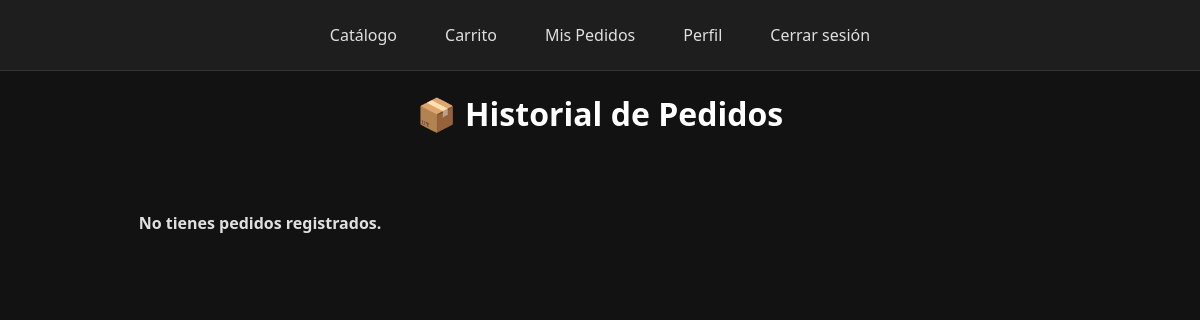
Page /pedidos/ (signed in) on the earlier database version.
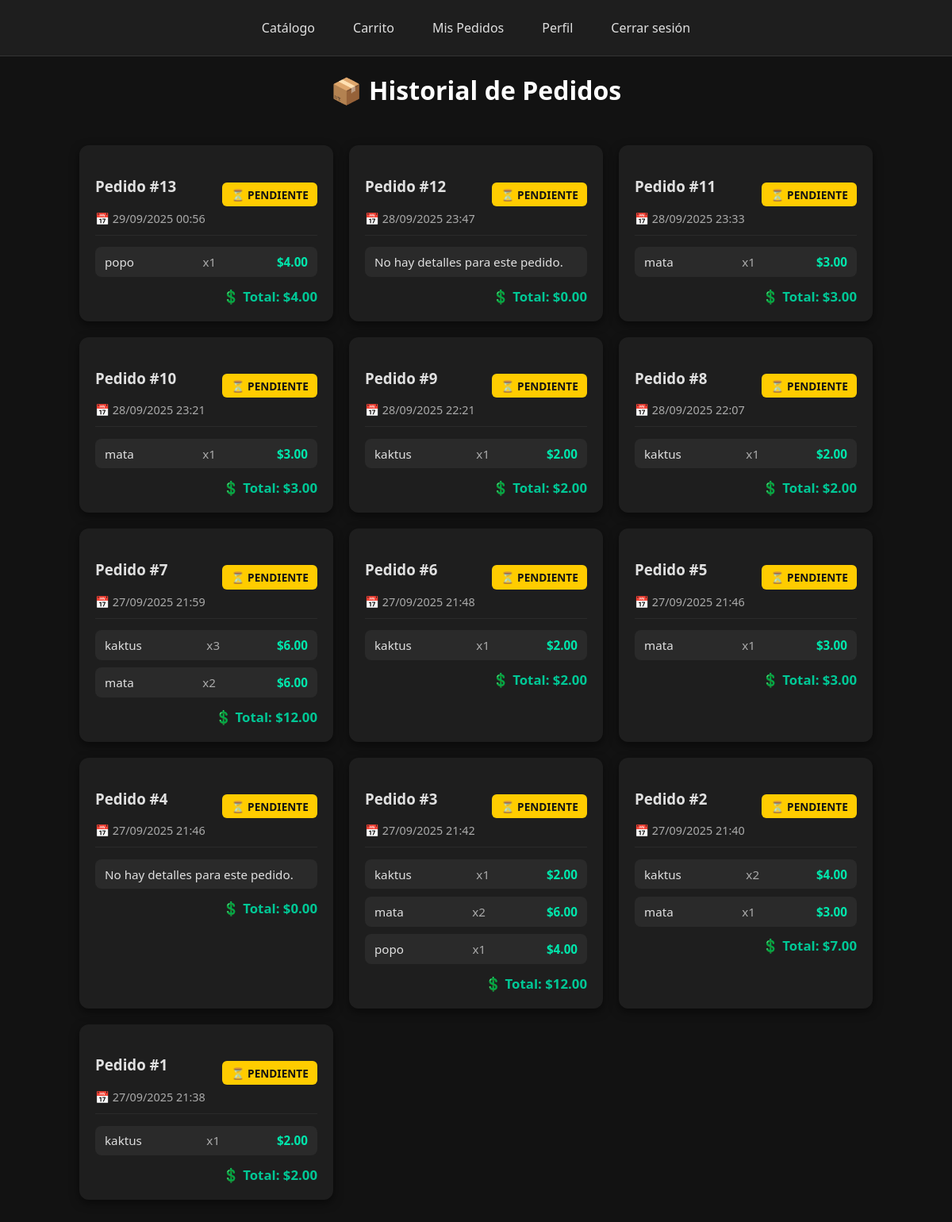
Same page on the later database version.
### core/models.py (models this page shows, shortened)
class Pedido(models.Model):
    ESTADO_CHOICES = [
        ('P', 'Pendiente'),
        ('E', 'Enviado'),
        ('C', 'Completado'),
        ('A', 'Cancelado'),
    ]
    cliente = models.ForeignKey(
        Cliente,
        on_delete=models.CASCADE,
        related_name='pedidos'
    )
    productos = models.ManyToManyField(
        'Producto',
        through='DetallePedido'
    )
    fecha = models.DateTimeField(auto_now_add=True)
    estado = models.CharField(
        max_length=1,
        choices=ESTADO_CHOICES,
        default='P'
    )
    total = models.DecimalField(
        max_digits=10,
        decimal_places=2,
        default=0
    )

class DetallePedido(models.Model):
    pedido = models.ForeignKey(
        Pedido,
        on_delete=models.CASCADE,
        related_name='detalles'
    )
    producto = models.ForeignKey(
        Producto,
        on_delete=models.CASCADE
    )
    cantidad = models.PositiveIntegerField(default=1)
    precio_unitario = models.DecimalField(max_digits=10, decimal_places=2)
    subtotal = models.DecimalField(max_digits=10, decimal_places=2, default=0)

class Producto(models.Model):
    nombre = models.CharField(max_length=100)
    descripcion = models.TextField(blank=True, null=True)
    precio = models.DecimalField(max_digits=10, decimal_places=2)
    stock = models.PositiveIntegerField(default=0)
    invernadero = models.ForeignKey(Invernadero, on_delete=models.CASCADE, related_name='productos')
    imagen = models.ImageField(upload_to='productos/', null=True, blank=True)

### core/views.py (the view)
# urls.py: path('pedidos/', views.historial_pedidos, name='historial_pedidos'),
@login_required
def historial_pedidos(request):
    pedidos = Pedido.objects.filter(cliente=request.user.cliente).order_by('-fecha')
    return render(request, 'core/historial_pedidos.html', {'pedidos': pedidos})

### core/templates/core/historial_pedidos.html (shortened to what this page needs)
{% extends "core/base.html" %}
{% load static %}
{% block content %}
<h1>📦 Historial de Pedidos</h1>
<div class="orders-container">
  {% for pedido in pedidos %}
    <div class="order-card">
      <div class="order-header">
        <div>
          <h3>Pedido #{{ pedido.id }}</h3>
          <div class="pedido-fecha">📅 {{ pedido.fecha|date:"d/m/Y H:i" }}</div>
        </div>
        <div>
          {% if pedido.estado == 'P' %}
            <span class="estado estado-pendiente">⏳ Pendiente</span>
          {% elif pedido.estado == 'E' %}
            <span class="estado estado-enviado">🚚 Enviado</span>
          {% elif pedido.estado == 'C' %}
            <span class="estado estado-completado">✅ Completado</span>
          {% elif pedido.estado == 'A' %}
            <span class="estado estado-cancelado">❌ Cancelado</span>
          {% else %}
            <span class="estado">{{ pedido.get_estado_display }}</span>
          {% endif %}
        </div>
      </div>
      <div class="pedido-detalles">
        <ul>
          {% for detalle in pedido.detalles.all %}
            <li>
              <span class="detalle-nombre">{{ detalle.producto.nombre }}</span>
              <span class="detalle-cantidad">x{{ detalle.cantidad }}</span>
              <span class="detalle-precio">${{ detalle.subtotal }}</span>
            </li>
          {% empty %}
            <li>No hay detalles para este pedido.</li>
          {% endfor %}
        </ul>
      </div>
      <div class="pedido-total">
        💲 Total: <strong>${{ pedido.total }}</strong>
      </div>
    </div>
  {% empty %}
    <p class="mensaje">No tienes pedidos registrados.</p>
  {% endfor %}
</div>
{% endblock %}

Differences in the rows shown:
added Pedido: id "13", fecha "29/09/2025 00:56", estado "⏳ PENDIENTE", total "4.00"
added DetallePedido: producto.nombre "popo", cantidad "1", subtotal "4.00", shown under "13"
added Pedido: id "12", fecha "28/09/2025 23:47", estado "⏳ PENDIENTE", total "0.00"
added Pedido: id "11", fecha "28/09/2025 23:33", estado "⏳ PENDIENTE", total "3.00"
added DetallePedido: producto.nombre "mata", cantidad "1", subtotal "3.00", shown under "11"
added Pedido: id "10", fecha "28/09/2025 23:21", estado "⏳ PENDIENTE", total "3.00"
added DetallePedido: producto.nombre "mata", cantidad "1", subtotal "3.00", shown under "10"
added Pedido: id "9", fecha "28/09/2025 22:21", estado "⏳ PENDIENTE", total "2.00"
added DetallePedido: producto.nombre "kaktus", cantidad "1", subtotal "2.00", shown under "9"
added Pedido: id "8", fecha "28/09/2025 22:07", estado "⏳ PENDIENTE", total "2.00"
added DetallePedido: producto.nombre "kaktus", cantidad "1", subtotal "2.00", shown under "8"
added Pedido: id "7", fecha "27/09/2025 21:59", estado "⏳ PENDIENTE", total "12.00"
added DetallePedido: producto.nombre "kaktus", cantidad "3", subtotal "6.00", shown under "7"
added DetallePedido: producto.nombre "mata", cantidad "2", subtotal "6.00", shown under "7"
added Pedido: id "6", fecha "27/09/2025 21:48", estado "⏳ PENDIENTE", total "2.00"
added DetallePedido: producto.nombre "kaktus", cantidad "1", subtotal "2.00", shown under "6"
added Pedido: id "5", fecha "27/09/2025 21:46", estado "⏳ PENDIENTE", total "3.00"
added DetallePedido: producto.nombre "mata", cantidad "1", subtotal "3.00", shown under "5"
added Pedido: id "4", fecha "27/09/2025 21:46", estado "⏳ PENDIENTE", total "0.00"
added Pedido: id "3", fecha "27/09/2025 21:42", estado "⏳ PENDIENTE", total "12.00"
added DetallePedido: producto.nombre "kaktus", cantidad "1", subtotal "2.00", shown under "3"
added DetallePedido: producto.nombre "mata", cantidad "2", subtotal "6.00", shown under "3"
added DetallePedido: producto.nombre "popo", cantidad "1", subtotal "4.00", shown under "3"
added Pedido: id "2", fecha "27/09/2025 21:40", estado "⏳ PENDIENTE", total "7.00"
added DetallePedido: producto.nombre "kaktus", cantidad "2", subtotal "4.00"
added DetallePedido: producto.nombre "mata", cantidad "1", subtotal "3.00", shown under "2"
added Pedido: id "1", fecha "27/09/2025 21:38", estado "⏳ PENDIENTE", total "2.00"
added DetallePedido: producto.nombre "kaktus", cantidad "1", subtotal "2.00"
Other differences:
text no longer shown: "No tienes pedidos registrados."
